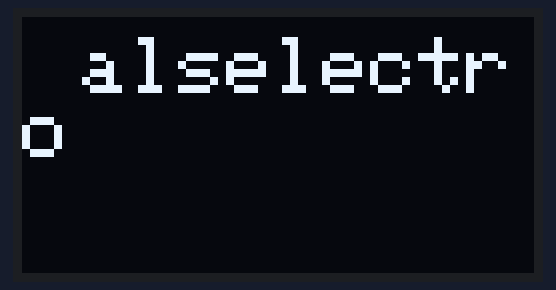
This sketch was run on a simulated Arduino Uno, built with avr-gcc and run on an emulated ATmega328P. On the bench: 128×64 one-colour display.

Above: at 0.1 s.

The sketch:

OLED13_1.ino
```cpp
#include <Wire.h>
#include <Adafruit_GFX.h>
#include <Adafruit_SH1106.h>

#define OLED_RESET -1
Adafruit_SH1106 display(OLED_RESET); /* Object of class Adafruit_SSD1306 */

void setup() {
  display.begin(SH1106_SWITCHCAPVCC, 0x3C); /* Initialize display with address 0x3C */
  display.clearDisplay(); /* Clear display */
  display.setTextColor(WHITE);
  display.setTextSize(2); /* Select font size of text. Increases with size of argument. */
  display.setCursor(15,5);
  display.println("alselectro");
  display.display();
  delay(500);

}

void loop() {


}
```
